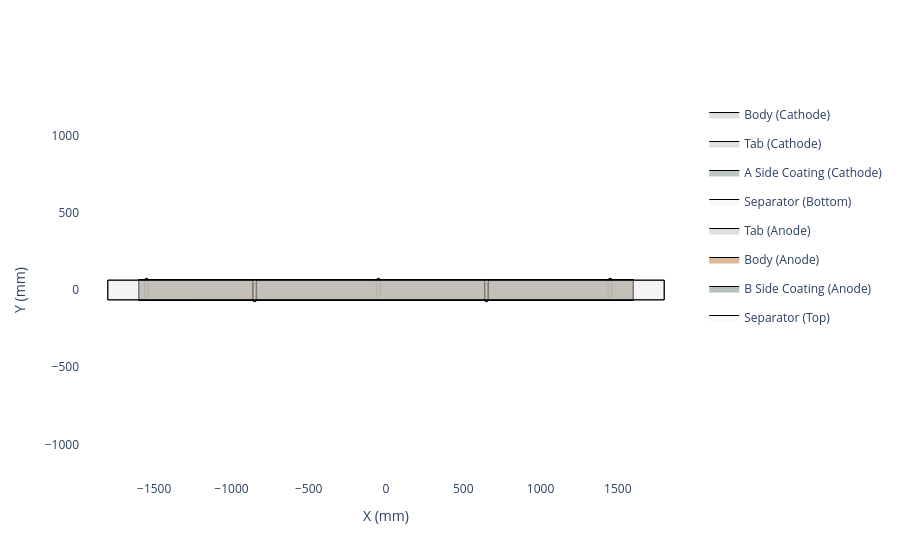

Notebook code for this chart:
### Code cell
# create the layup 

top_separator = ocd.Separator(
    material=separator_material, 
    thickness=12,
    width = 127,
    length = 3600
)

bottom_serparator = ocd.Separator(
    material=separator_material, 
    thickness=12,
    width = 127,
    length = 3600,
)

my_layup = ocd.Laminate(
    anode=my_anode,
    cathode=my_cathode,
    top_separator=top_separator,
    bottom_separator=bottom_serparator
)

my_layup.get_top_down_view().show()

### Figure 1 — Plotly figure (JSON) as saved in the notebook; plotly's stock layout.template omitted (floating-point values rounded to 4 significant figures)
{"data": [{"fill": "toself", "fillcolor": "rgba(192, 192, 192, 0.5)", "legendgroup": "Body (Cathode) (Cathode)", "line": {"color": "black", "width": 1}, "mode": "lines", "name": "Body (Cathode)", "showlegend": true, "type": "scatter", "x": [-1600.0, -1600.0, 1600.0, 1600.0, -1600.0], "y": [-65.0, 65.0, 65.0, -65.0, -65.0]}, {"fill": "toself", "fillcolor": "rgba(192, 192, 192, 0.5)", "legendgroup": "Tab (Cathode) (Cathode)", "line": {"color": "black", "width": 1}, "mode": "lines", "name": "Tab (Cathode)", "showlegend": true, "type": "scatter", "x": [-1558.0, -1558.0, -1542.0, -1542.0, -1558.0], "y": [-45.0, 75.0, 75.0, -45.0, -45.0]}, {"fill": "toself", "fillcolor": "rgba(192, 192, 192, 0.5)", "legendgroup": "Tab (Cathode) (Cathode)", "line": {"color": "black", "width": 1}, "mode": "lines", "name": "Tab (Cathode)", "showlegend": false, "type": "scatter", "x": [-57.5, -57.5, -42.5, -42.5, -57.5], "y": [-45.0, 75.0, 75.0, -45.0, -45.0]}, {"fill": "toself", "fillcolor": "rgba(192, 192, 192, 0.5)", "legendgroup": "Tab (Cathode) (Cathode)", "line": {"color": "black", "width": 1}, "mode": "lines", "name": "Tab (Cathode)", "showlegend": false, "type": "scatter", "x": [1442.0, 1442.0, 1458.0, 1458.0, 1442.0], "y": [-45.0, 75.0, 75.0, -45.0, -45.0]}, {"fill": "toself", "fillcolor": "rgba(127, 142, 134, 0.5)", "legendgroup": "A Side Coating (Cathode) (Cathode)", "line": {"color": "black", "width": 1}, "mode": "lines", "name": "A Side Coating (Cathode)", "type": "scatter", "x": [-1600.0, -1562.0, -1562.0, -1600.0, -1600.0, -1600.0, -1562.0, -1562.0, -1600.0, -1600.0, NaN, -1538.0, -62.5, -62.5, -1538.0, -1538.0, -1538.0, -62.5, -62.5, -1538.0, -1538.0, NaN, -37.5, 1438.0, 1438.0, -37.5, -37.5, -37.5, 1438.0, 1438.0, -37.5, -37.5, NaN, 1462.0, 1600.0, 1600.0, 1462.0, 1462.0, 1462.0, 1600.0, 1600.0, 1462.0, 1462.0], "y": [-65.0, -65.0, 65.0, 65.0, -65.0, -65.0, -65.0, 65.0, 65.0, -65.0, NaN, -65.0, -65.0, 65.0, 65.0, -65.0, -65.0, -65.0, 65.0, 65.0, -65.0, NaN, -65.0, -65.0, 65.0, 65.0, -65.0, -65.0, -65.0, 65.0, 65.0, -65.0, NaN, -65.0, -65.0, 65.0, 65.0, -65.0, -65.0, -65.0, 65.0, 65.0, -65.0]}, {"fill": "toself", "fillcolor": "rgba(242, 242, 242, 0.5)", "legendgroup": "Separator_bottom", "line": {"color": "black", "width": 1}, "mode": "lines", "name": "Separator (Bottom)", "showlegend": true, "type": "scatter", "x": [-1800.0, -1800.0, 1800.0, 1800.0, -1800.0], "y": [-63.5, 63.5, 63.5, -63.5, -63.5]}, {"fill": "toself", "fillcolor": "rgba(192, 192, 192, 0.5)", "legendgroup": "Tab (Anode) (Anode)", "line": {"color": "black", "width": 1}, "mode": "lines", "name": "Tab (Anode)", "showlegend": true, "type": "scatter", "x": [-857.5, -857.5, -842.5, -842.5, -857.5], "xaxis": "x", "y": [45.0, -75.0, -75.0, 45.0, 45.0], "yaxis": "y"}, {"fill": "toself", "fillcolor": "rgba(192, 192, 192, 0.5)", "legendgroup": "Tab (Anode) (Anode)", "line": {"color": "black", "width": 1}, "mode": "lines", "name": "Tab (Anode)", "showlegend": false, "type": "scatter", "x": [642.5, 642.5, 657.5, 657.5, 642.5], "xaxis": "x", "y": [45.0, -75.0, -75.0, 45.0, 45.0], "yaxis": "y"}, {"fill": "toself", "fillcolor": "rgba(184, 115, 51, 0.5)", "legendgroup": "Body (Anode) (Anode)", "line": {"color": "black", "width": 1}, "mode": "lines", "name": "Body (Anode)", "showlegend": true, "type": "scatter", "x": [-1600.0, -1600.0, 1600.0, 1600.0, -1600.0], "xaxis": "x", "y": [65.0, -65.0, -65.0, 65.0, 65.0], "yaxis": "y"}, {"fill": "toself", "fillcolor": "rgba(111, 127, 128, 0.5)", "legendgroup": "B Side Coating (Anode) (Anode)", "line": {"color": "black", "width": 1}, "mode": "lines", "name": "B Side Coating (Anode)", "type": "scatter", "x": [-1600.0, -862.5, -862.5, -1600.0, -1600.0, -1600.0, -862.5, -862.5, -1600.0, -1600.0, NaN, -837.5, 637.5, 637.5, -837.5, -837.5, -837.5, 637.5, 637.5, -837.5, -837.5, NaN, 662.5, 1600.0, 1600.0, 662.5, 662.5, 662.5, 1600.0, 1600.0, 662.5, 662.5], "xaxis": "x", "y": [65.0, 65.0, -65.0, -65.0, 65.0, 65.0, 65.0, -65.0, -65.0, 65.0, NaN, 65.0, 65.0, -65.0, -65.0, 65.0, 65.0, 65.0, -65.0, -65.0, 65.0, NaN, 65.0, 65.0, -65.0, -65.0, 65.0, 65.0, 65.0, -65.0, -65.0, 65.0], "yaxis": "y"}, {"fill": "toself", "fillcolor": "rgba(242, 242, 242, 0.5)", "legendgroup": "Separator_top", "line": {"color": "black", "width": 1}, "mode": "lines", "name": "Separator (Top)", "showlegend": true, "type": "scatter", "x": [-1800.0, -1800.0, 1800.0, 1800.0, -1800.0], "y": [-63.5, 63.5, 63.5, -63.5, -63.5]}], "layout": {"paper_bgcolor": "white", "plot_bgcolor": "white", "xaxis": {"range": [-1980, 1980], "scaleanchor": "y", "title": {"text": "X (mm)"}, "zeroline": false}, "yaxis": {"range": [-82.5, 82.5], "title": {"text": "Y (mm)"}, "zeroline": false}}}
